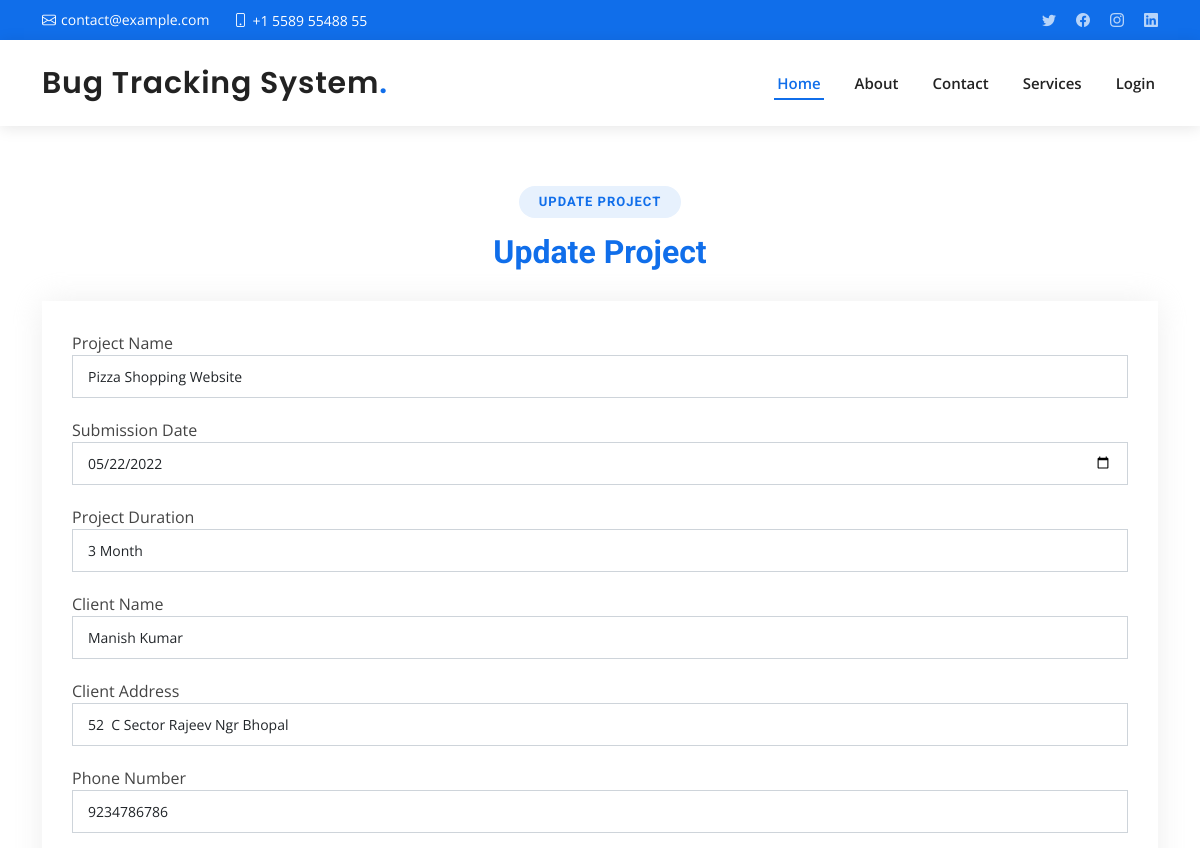
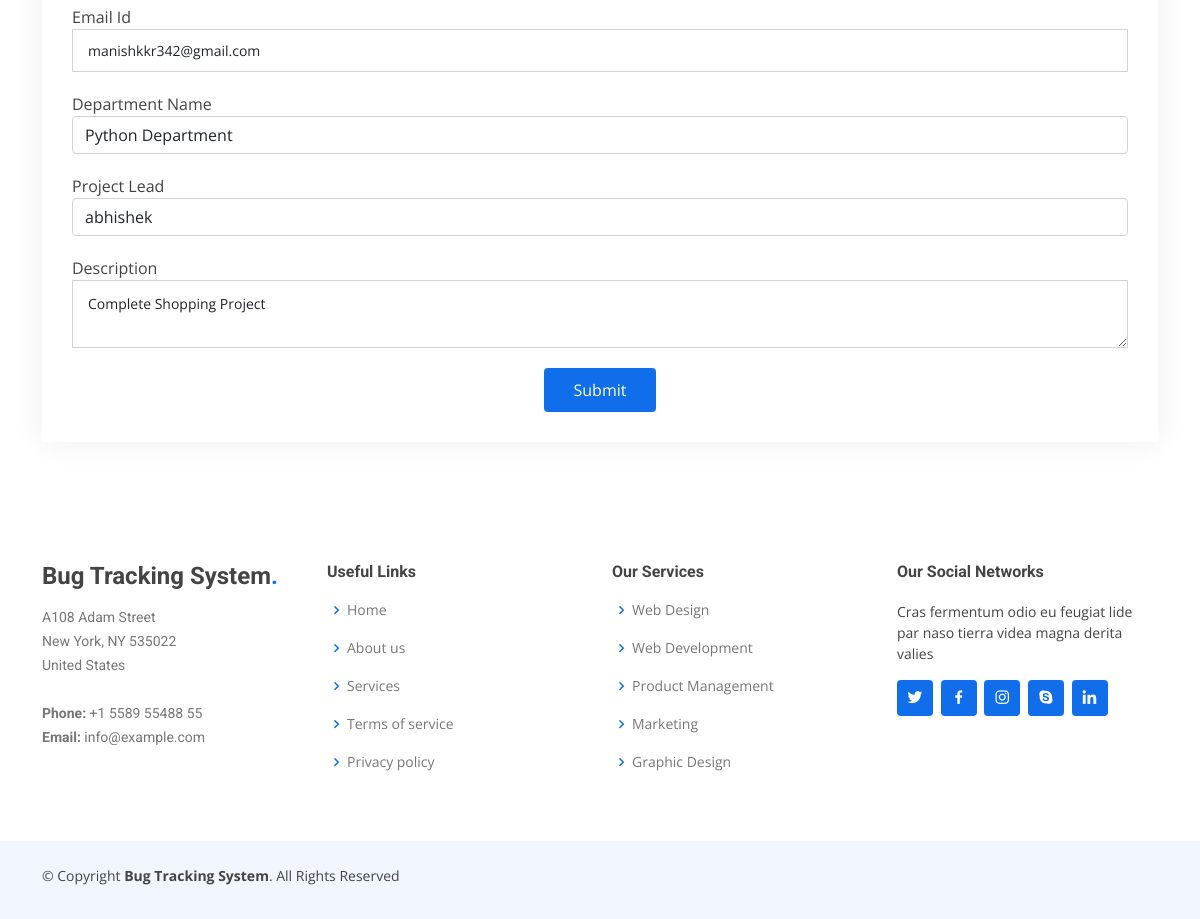
Screenshot of /edit-project/4 with the database file from the repository (2 pictures, top to bottom).
### bugapp/models.py (models this page shows, shortened)
class Project(models.Model):
    name = models.CharField(max_length=200, null=True, blank=True)
    submission_date = models.DateTimeField(null=True, blank=True)
    duration = models.CharField(max_length=200, null=True, blank=True)
    client_name = models.CharField(max_length=200, null=True, blank=True)
    client_address = models.CharField(max_length=200, null=True, blank=True)
    phone_number = models.CharField(max_length=200, null=True, blank=True)
    email_id = models.CharField(max_length=200, null=True, blank=True)
    department_name = models.CharField(max_length=200, null=True, blank=True)
    project_lead = models.ForeignKey(UserProfile, on_delete=models.CASCADE, null=True, blank=True, related_name='project_lead')
    description = models.CharField(max_length=200, null=True, blank=True)

class UserProfile(models.Model):
    user = models.ForeignKey(User, on_delete=models.CASCADE, null=True, blank=True)
    userrole = models.IntegerField(choices=USERROLE, null=True, blank=True, default=0)
    contact = models.CharField(max_length=100, null=True, blank=True)
    department = models.CharField(max_length=100, null=True, blank=True)
    address = models.CharField(max_length=100, null=True, blank=True)
    gender = models.CharField(max_length=100, null=True, blank=True)
    dob = models.DateField(null=True, blank=True)
    file = models.FileField(null=True, blank=True)

### bugapp/views.py (the view, shortened to what this page needs)
# urls.py: path('edit-project/<int:pid>', edit_project, name='edit_project'),
def edit_project(request,pid):
    data = Project.objects.get(id=pid)
    user = UserProfile.objects.all()
    return render(request, 'edit_project.html', {'data': data, 'user': user})

### bugapp/templates/edit_project.html (shortened to what this page needs)
{% extends 'index.html' %}
{% load static %}
{% block body %}
<main id="main">
    <section id="login" class="contact">
      <div class="container" data-aos="fade-up">
        <div class="section-title">
          <h2>Update Project</h2>
          <h3><span>Update Project</span></h3>
        </div>
        <div class="row" data-aos="fade-up" data-aos-delay="100">
          <div class="col-lg-12">
            <form action="" method="post" role="form" class="php-email-form">
              <div class="row">
                <div class="form-group">
                  <label>Project Name</label>
                  <input type="text" name="project_name" class="form-control" id="project_name" value="{{data.name}}" placeholder="Project Name" required>
                </div>
                <div class="form-group">
                  <label>Submission Date</label>
                  <input type="date" name="submission_date" class="form-control" value="{{data.submission_date|date:'Y-m-d'}}" id="submission_date" placeholder="Submission Date" required>
                </div>
                <div class="form-group">
                    <label>Project Duration</label>
                    <input type="text" name="project_duration" class="form-control" id="project_duration" value="{{data.duration}}" placeholder="Project Duration" required>
                </div>
                <div class="form-group">
                    <label>Client Name</label>
                  <input type="text" class="form-control" name="client_name" id="client_name" value="{{data.client_name}}" placeholder="Client Name" required>
                </div>
                <div class="form-group">
                  <label>Client Address</label>
                  <input type="text" class="form-control" name="client_address" id="client_address" value="{{data.client_address}}" placeholder="Client Address" required>
                </div>
                <div class="form-group">
                  <label>Phone Number</label>
                  <input type="text" class="form-control" name="phone_number" id="phone_number" value="{{data.phone_number}}" placeholder="Phone number" required>
                </div>
                <div class="form-group">
                  <label>Email Id</label>
                  <input type="email" class="form-control" name="email" id="email" value="{{data.email_id}}" placeholder="Email Id" required>
                </div>
               <div class="form-group">
                  <label>Department Name</label>
                  <select name="department_name" class="form-control" id="department_name" required>
                        <option value="Python Department" {% if data.department_name == "Python Department" %}selected{% endif %}>Python Department</option>
                  </select>
               </div>
              <div class="form-group">
                  <label>Project Lead</label>
                  <select name="project_lead" class="form-control" id="project_lead" required>
                        {% for i in user %}
                            <option value="{{i.id}}" {% if data.project_lead.id == i.id %}selected{% endif %}>{{i.user.username}}</option>
                        {% endfor %}
                  </select>
               </div>
              <div class="form-group">
                  <label>Description</label>
                  <textarea type="text" class="form-control" name="description" id="description" placeholder="Bug Description" required>{{data.description}}</textarea>
              </div>
              </div>
              <div class="text-center"><button type="submit">Submit</button></div>
            </form>
          </div>
        </div>
      </div>
    </section>
  </main>
{% endblock %}

### bugapp/static/assets/css/style.css (style rules this page uses)
body { font-family: "Open Sans", sans-serif; color: #444444; }
h1, h2, h3, h4, h5, h6 { font-family: "Roboto", sans-serif; }
section { padding: 60px 0; overflow: hidden; }
.section-title { text-align: center; padding-bottom: 30px; }
.section-title h2 { font-size: 13px; letter-spacing: 1px; font-weight: 700; padding: 8px 20px; margin: 0; background: #e7f1fd; color: #106eea; display: inline-block; text-transform: uppercase; border-radius: 50px; }
.section-title h3 { margin: 15px 0 0 0; font-size: 32px; font-weight: 700; }
.section-title h3 span { color: #106eea; }
.contact .php-email-form { box-shadow: 0 0 30px rgba(214, 215, 216, 0.4); padding: 30px; }
.contact .php-email-form .form-group { margin-bottom: 20px; }
.contact .php-email-form input, .contact .php-email-form textarea { border-radius: 0; box-shadow: none; font-size: 14px; }
.contact .php-email-form input { padding: 10px 15px; }
.contact .php-email-form textarea { padding: 12px 15px; }
.contact .php-email-form button[type=submit] { background: #106eea; border: 0; padding: 10px 30px; color: #fff; transition: 0.4s; border-radius: 4px; }

### rows the page displays
Project: project_name "Pizza Shopping Website", submission_date "05/22/2022", project_duration "3 Month", client_name "Manish Kumar", client_address "52 C Sector Rajeev Ngr Bhopal", phone_number "9234786786", email "manishkkr342@gmail.com", department_name "Python Department", project_lead "abhishek", description "Complete Shopping Project"
